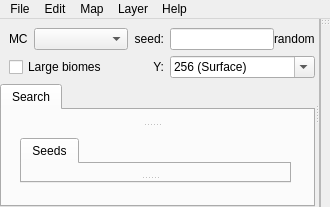
<?xml version="1.0" encoding="UTF-8"?>
<ui version="4.0">
 <class>MainWindow</class>
 <widget class="QMainWindow" name="MainWindow">
  <property name="windowTitle">
   <string>Cubiomes Viewer</string>
  </property>
  <property name="windowIcon">
   <iconset resource="../rc/icons.qrc">
    <normaloff>:/icons/logo.png</normaloff>:/icons/logo.png</iconset>
  </property>
  <widget class="QWidget" name="centralWidget">
   <layout class="QGridLayout" name="gridLayout_6">
    <property name="leftMargin">
     <number>0</number>
    </property>
    <property name="topMargin">
     <number>0</number>
    </property>
    <property name="rightMargin">
     <number>0</number>
    </property>
    <property name="bottomMargin">
     <number>0</number>
    </property>
    <item row="0" column="0">
     <widget class="QSplitter" name="splitterMap">
      <property name="orientation">
       <enum>Qt::Horizontal</enum>
      </property>
      <widget class="QFrame" name="controlFrame">
       <layout class="QVBoxLayout" name="verticalLayout_5">
        <property name="leftMargin">
         <number>0</number>
        </property>
        <property name="topMargin">
         <number>0</number>
        </property>
        <property name="rightMargin">
         <number>0</number>
        </property>
        <property name="bottomMargin">
         <number>0</number>
        </property>
        <item>
         <layout class="QGridLayout" name="gridMCSeed">
          <property name="leftMargin">
           <number>9</number>
          </property>
          <property name="topMargin">
           <number>9</number>
          </property>
          <item row="1" column="0" colspan="2">
           <widget class="QCheckBox" name="checkLarge">
            <property name="text">
             <string>Large biomes</string>
            </property>
           </widget>
          </item>
          <item row="0" column="1">
           <widget class="StyledComboBox" name="comboBoxMC">
            <property name="toolTip">
             <string>Minecraft version</string>
            </property>
            <property name="minimumContentsLength">
             <number>8</number>
            </property>
            <property name="iconSize">
             <size>
              <width>0</width>
              <height>16</height>
             </size>
            </property>
           </widget>
          </item>
          <item row="1" column="7">
           <widget class="StyledComboBox" name="comboY">
            <property name="sizePolicy">
             <sizepolicy hsizetype="Expanding" vsizetype="Fixed">
              <horstretch>0</horstretch>
              <verstretch>0</verstretch>
             </sizepolicy>
            </property>
            <property name="editable">
             <bool>true</bool>
            </property>
            <property name="maxVisibleItems">
             <number>12</number>
            </property>
            <item>
             <property name="text">
              <string>256 (Surface)</string>
             </property>
            </item>
            <item>
             <property name="text">
              <string>128 (Nether Roof)</string>
             </property>
            </item>
            <item>
             <property name="text">
              <string>62 (Sea Level)</string>
             </property>
            </item>
            <item>
             <property name="text">
              <string>48</string>
             </property>
            </item>
            <item>
             <property name="text">
              <string>32</string>
             </property>
            </item>
            <item>
             <property name="text">
              <string>16</string>
             </property>
            </item>
            <item>
             <property name="text">
              <string>0</string>
             </property>
            </item>
            <item>
             <property name="text">
              <string>-16</string>
             </property>
            </item>
            <item>
             <property name="text">
              <string>-32</string>
             </property>
            </item>
            <item>
             <property name="text">
              <string>-48</string>
             </property>
            </item>
            <item>
             <property name="text">
              <string>-64 (Bedrock)</string>
             </property>
            </item>
           </widget>
          </item>
          <item row="0" column="0">
           <widget class="QLabel" name="labelMC">
            <property name="toolTip">
             <string>Minecraft version</string>
            </property>
            <property name="text">
             <string>MC</string>
            </property>
           </widget>
          </item>
          <item row="0" column="7">
           <layout class="QHBoxLayout" name="horizontalLayout_2">
            <property name="spacing">
             <number>0</number>
            </property>
            <item>
             <widget class="QLineEdit" name="seedEdit">
              <property name="toolTip">
               <string>Press enter to accept</string>
              </property>
             </widget>
            </item>
            <item>
             <widget class="QLabel" name="labelSeedType">
              <property name="toolTip">
               <string>Seed can be an integer or text. Leave empty for a random seed</string>
              </property>
              <property name="text">
               <string>random</string>
              </property>
             </widget>
            </item>
           </layout>
          </item>
          <item row="1" column="3">
           <widget class="QLabel" name="labelY">
            <property name="toolTip">
             <string>Show map for this y-level</string>
            </property>
            <property name="text">
             <string>Y:</string>
            </property>
            <property name="alignment">
             <set>Qt::AlignRight|Qt::AlignTrailing|Qt::AlignVCenter</set>
            </property>
           </widget>
          </item>
          <item row="1" column="2">
           <widget class="QLabel" name="labelMono">
            <property name="font">
             <font>
              <family>Monospace</family>
             </font>
            </property>
            <property name="text">
             <string/>
            </property>
           </widget>
          </item>
          <item row="0" column="2" colspan="2">
           <widget class="QLabel" name="labelSeed">
            <property name="toolTip">
             <string>Seed can be an integer or text. Leave empty for a random seed</string>
            </property>
            <property name="text">
             <string>seed:</string>
            </property>
            <property name="alignment">
             <set>Qt::AlignRight|Qt::AlignTrailing|Qt::AlignVCenter</set>
            </property>
           </widget>
          </item>
         </layout>
        </item>
        <item>
         <widget class="QTabWidget" name="tabContainer">
          <property name="styleSheet">
           <string notr="true">QToolButton {
 	background-color: transparent;
}</string>
          </property>
          <property name="currentIndex">
           <number>0</number>
          </property>
          <widget class="QWidget" name="tabSearch">
           <property name="sizePolicy">
            <sizepolicy hsizetype="Expanding" vsizetype="Expanding">
             <horstretch>0</horstretch>
             <verstretch>0</verstretch>
            </sizepolicy>
           </property>
           <attribute name="title">
            <string>Search</string>
           </attribute>
           <layout class="QGridLayout" name="gridLayout_3">
            <property name="leftMargin">
             <number>0</number>
            </property>
            <item row="0" column="0">
             <widget class="QSplitter" name="splitterSearch">
              <property name="orientation">
               <enum>Qt::Vertical</enum>
              </property>
              <widget class="Collapsible" name="collapseConstraints" native="true">
               <property name="sizePolicy">
                <sizepolicy hsizetype="Expanding" vsizetype="Expanding">
                 <horstretch>0</horstretch>
                 <verstretch>0</verstretch>
                </sizepolicy>
               </property>
              </widget>
              <widget class="QWidget" name="gridLayoutWidget">
               <layout class="QGridLayout" name="gridLayout">
                <property name="leftMargin">
                 <number>18</number>
                </property>
                <item row="0" column="0">
                 <widget class="QTabWidget" name="tabContainerSearch">
                  <property name="currentIndex">
                   <number>0</number>
                  </property>
                  <widget class="QWidget" name="tabSeeds">
                   <attribute name="title">
                    <string>Seeds</string>
                   </attribute>
                   <layout class="QGridLayout" name="gridLayout_2">
                    <property name="leftMargin">
                     <number>0</number>
                    </property>
                    <property name="bottomMargin">
                     <number>0</number>
                    </property>
                    <item row="0" column="0">
                     <widget class="QSplitter" name="splitterSeeds">
                      <property name="orientation">
                       <enum>Qt::Vertical</enum>
                      </property>
                      <widget class="Collapsible" name="collapseGen48" native="true">
                       <property name="sizePolicy">
                        <sizepolicy hsizetype="Expanding" vsizetype="Expanding">
                         <horstretch>0</horstretch>
                         <verstretch>0</verstretch>
                        </sizepolicy>
                       </property>
                      </widget>
                      <widget class="Collapsible" name="collapseControl" native="true">
                       <property name="sizePolicy">
                        <sizepolicy hsizetype="Expanding" vsizetype="Expanding">
                         <horstretch>0</horstretch>
                         <verstretch>0</verstretch>
                        </sizepolicy>
                       </property>
                      </widget>
                     </widget>
                    </item>
                   </layout>
                  </widget>
                 </widget>
                </item>
               </layout>
              </widget>
             </widget>
            </item>
           </layout>
          </widget>
         </widget>
        </item>
       </layout>
      </widget>
      <widget class="QFrame" name="frameMap">
       <property name="frameShape">
        <enum>QFrame::StyledPanel</enum>
       </property>
       <property name="frameShadow">
        <enum>QFrame::Raised</enum>
       </property>
       <layout class="QGridLayout" name="gridLayout_4">
        <property name="leftMargin">
         <number>0</number>
        </property>
        <property name="topMargin">
         <number>0</number>
        </property>
        <property name="rightMargin">
         <number>0</number>
        </property>
        <property name="bottomMargin">
         <number>0</number>
        </property>
       </layout>
      </widget>
     </widget>
    </item>
   </layout>
  </widget>
  <widget class="QToolBar" name="toolBar">
   <property name="windowTitle">
    <string>Map controls</string>
   </property>
   <property name="layoutDirection">
    <enum>Qt::RightToLeft</enum>
   </property>
   <property name="autoFillBackground">
    <bool>false</bool>
   </property>
   <property name="styleSheet">
    <string notr="true">
QToolBar {
	border-radius: 0px;
	padding: 0px;
	spacing: 0px;
}

QToolButton {
	border-radius: 3px;
	padding: 1px;
	border: 0px solid;
	margin: 0px;
}
QToolButton:!checked {
}
QToolButton:checked {
	background-color: #8a9dc4;
}
</string>
   </property>
   <property name="movable">
    <bool>true</bool>
   </property>
   <property name="allowedAreas">
    <set>Qt::AllToolBarAreas</set>
   </property>
   <property name="orientation">
    <enum>Qt::Vertical</enum>
   </property>
   <property name="floatable">
    <bool>true</bool>
   </property>
   <attribute name="toolBarArea">
    <enum>RightToolBarArea</enum>
   </attribute>
   <attribute name="toolBarBreak">
    <bool>false</bool>
   </attribute>
  </widget>
  <widget class="QMenuBar" name="menuBar">
   <widget class="QMenu" name="menuMap">
    <property name="title">
     <string>Map</string>
    </property>
    <widget class="QMenu" name="menuHistory">
     <property name="enabled">
      <bool>false</bool>
     </property>
     <property name="title">
      <string>Previous seeds</string>
     </property>
     <addaction name="separator"/>
    </widget>
    <addaction name="menuHistory"/>
    <addaction name="actionOpenShadow"/>
    <addaction name="separator"/>
    <addaction name="actionDock"/>
    <addaction name="actionGoto"/>
    <addaction name="actionNetherRoute"/>
    <addaction name="actionCaveScan"/>
    <addaction name="separator"/>
    <addaction name="actionScreenshot"/>
    <addaction name="actionExportImg"/>
    <addaction name="separator"/>
   </widget>
   <widget class="QMenu" name="menuHelp">
    <property name="title">
     <string>Help</string>
    </property>
    <addaction name="actionExamples"/>
    <addaction name="separator"/>
    <addaction name="actionCopyDiagnostics"/>
    <addaction name="actionAbout"/>
   </widget>
   <widget class="QMenu" name="menuFile">
    <property name="title">
     <string>File</string>
    </property>
    <addaction name="actionLoad"/>
    <addaction name="actionSave"/>
    <addaction name="separator"/>
    <addaction name="actionImportWorld"/>
    <addaction name="actionPresetLoad"/>
    <addaction name="separator"/>
    <addaction name="actionSearch_seed_list"/>
    <addaction name="actionSearch_full_seed_space"/>
    <addaction name="separator"/>
    <addaction name="actionQuit"/>
   </widget>
   <widget class="QMenu" name="menuEdit">
    <property name="title">
     <string>Edit</string>
    </property>
    <addaction name="actionCopy"/>
    <addaction name="actionCopySeedContext"/>
    <addaction name="actionCopyRanked"/>
    <addaction name="actionPaste"/>
    <addaction name="separator"/>
    <addaction name="actionAddShadow"/>
    <addaction name="separator"/>
    <addaction name="actionRedistribute"/>
    <addaction name="separator"/>
    <addaction name="actionExtGen"/>
    <addaction name="actionBiomeColors"/>
    <addaction name="actionToolbarConfig"/>
    <addaction name="actionPreferences"/>
   </widget>
   <widget class="QMenu" name="menuLayer">
    <property name="title">
     <string>Layer</string>
    </property>
    <addaction name="actionLayerDisplay"/>
    <addaction name="separator"/>
    <addaction name="actionBiomes"/>
    <addaction name="separator"/>
    <addaction name="actionParaTemperature"/>
    <addaction name="actionParaHumidity"/>
    <addaction name="actionParaContinentalness"/>
    <addaction name="actionParaErosion"/>
    <addaction name="actionParaDepth"/>
    <addaction name="actionParaWeirdness"/>
    <addaction name="separator"/>
    <addaction name="actionRiver"/>
    <addaction name="actionOceanTemp"/>
    <addaction name="separator"/>
    <addaction name="actionNoOceans"/>
    <addaction name="actionBetaTemperature"/>
    <addaction name="actionBetaHumidity"/>
    <addaction name="separator"/>
    <addaction name="actionHeight"/>
    <addaction name="actionStructures"/>
    <addaction name="separator"/>
   </widget>
   <addaction name="menuFile"/>
   <addaction name="menuEdit"/>
   <addaction name="menuMap"/>
   <addaction name="menuLayer"/>
   <addaction name="menuHelp"/>
  </widget>
  <action name="actionAbout">
   <property name="text">
    <string>About</string>
   </property>
  </action>
  <action name="actionCopyDiagnostics">
   <property name="text">
    <string>Copy diagnostics</string>
   </property>
   <property name="toolTip">
    <string>Copy version, seed and view info to the clipboard for bug reports</string>
   </property>
   <property name="shortcut">
    <string>Ctrl+Shift+D</string>
   </property>
  </action>
  <action name="actionOpenShadow">
   <property name="text">
    <string>Open shadow seed</string>
   </property>
  </action>
  <action name="actionSave">
   <property name="text">
    <string>Save session...</string>
   </property>
   <property name="shortcut">
    <string>Ctrl+S</string>
   </property>
  </action>
  <action name="actionLoad">
   <property name="text">
    <string>Load session...</string>
   </property>
   <property name="shortcut">
    <string>Ctrl+O</string>
   </property>
  </action>
  <action name="actionSearch_seed_list">
   <property name="text">
    <string>Search seed list...</string>
   </property>
   <property name="toolTip">
    <string>Load seeds from file for search</string>
   </property>
  </action>
  <action name="actionSearch_full_seed_space">
   <property name="text">
    <string>Search full seed space</string>
   </property>
  </action>
  <action name="actionCopy">
   <property name="text">
    <string>Copy seeds from list</string>
   </property>
  </action>
  <action name="actionImportWorld">
   <property name="text">
    <string>Import world (level.dat)...</string>
   </property>
   <property name="toolTip">
    <string>Load seed and version from a world's level.dat (or drag one onto the window)</string>
   </property>
  </action>
  <action name="actionNetherRoute">
   <property name="text">
    <string>Nether route planner</string>
   </property>
   <property name="toolTip">
    <string>Convert between Overworld and Nether coordinates</string>
   </property>
   <property name="shortcut">
    <string>Ctrl+Shift+N</string>
   </property>
  </action>
  <action name="actionCaveScan">
   <property name="text">
    <string>Scan cave biomes here</string>
   </property>
   <property name="toolTip">
    <string>Report the Y range of each cave biome in the column at the map centre</string>
   </property>
   <property name="shortcut">
    <string>Ctrl+Shift+K</string>
   </property>
  </action>
  <action name="actionCopyRanked">
   <property name="text">
    <string>Copy results ranked by spawn distance</string>
   </property>
   <property name="toolTip">
    <string>Copy the result seeds sorted by how close their world spawn is to the origin</string>
   </property>
  </action>
  <action name="actionCopySeedContext">
   <property name="text">
    <string>Copy seed context</string>
   </property>
   <property name="toolTip">
    <string>Copy a shareable block with seed, version, coordinates and a /tp command</string>
   </property>
   <property name="shortcut">
    <string>Ctrl+Alt+C</string>
   </property>
  </action>
  <action name="actionPaste">
   <property name="text">
    <string>Paste seeds into list</string>
   </property>
  </action>
  <action name="actionPreferences">
   <property name="text">
    <string>Edit preferences...</string>
   </property>
  </action>
  <action name="actionQuit">
   <property name="text">
    <string>Quit</string>
   </property>
  </action>
  <action name="actionAddShadow">
   <property name="text">
    <string>Add shadow for all seeds</string>
   </property>
  </action>
  <action name="actionExtGen">
   <property name="text">
    <string>Advanced world settings...</string>
   </property>
  </action>
  <action name="actionExamples">
   <property name="text">
    <string>Example filters...</string>
   </property>
  </action>
  <action name="actionPresetSave">
   <property name="text">
    <string>Save filter as preset...</string>
   </property>
  </action>
  <action name="actionPresetLoad">
   <property name="text">
    <string>Load filter preset...</string>
   </property>
  </action>
  <action name="actionBiomeColors">
   <property name="text">
    <string>Edit biome colors...</string>
   </property>
  </action>
  <action name="actionBiomes">
   <property name="checkable">
    <bool>true</bool>
   </property>
   <property name="checked">
    <bool>true</bool>
   </property>
   <property name="text">
    <string>Biome scales (default)</string>
   </property>
   <property name="shortcut">
    <string>Alt+B</string>
   </property>
  </action>
  <action name="actionGoto">
   <property name="text">
    <string>Go to...</string>
   </property>
   <property name="shortcut">
    <string>Ctrl+G</string>
   </property>
  </action>
  <action name="actionOceanTemp">
   <property name="checkable">
    <bool>true</bool>
   </property>
   <property name="text">
    <string>(1.13 - 1.17) O. Temp. 1:256</string>
   </property>
   <property name="shortcut">
    <string>Alt+O</string>
   </property>
  </action>
  <action name="actionRiver">
   <property name="checkable">
    <bool>true</bool>
   </property>
   <property name="text">
    <string>(1.13 - 1.17) River Mix 1:4</string>
   </property>
   <property name="shortcut">
    <string>Alt+R</string>
   </property>
  </action>
  <action name="actionExportImg">
   <property name="text">
    <string>Export biomes as image...</string>
   </property>
  </action>
  <action name="actionToolbarConfig">
   <property name="text">
    <string>Edit map tools...</string>
   </property>
  </action>
  <action name="actionParaTemperature">
   <property name="checkable">
    <bool>true</bool>
   </property>
   <property name="text">
    <string>(1.18+) Temperature</string>
   </property>
   <property name="shortcut">
    <string>Alt+T</string>
   </property>
  </action>
  <action name="actionParaHumidity">
   <property name="checkable">
    <bool>true</bool>
   </property>
   <property name="text">
    <string>(1.18+) Humidity</string>
   </property>
   <property name="shortcut">
    <string>Alt+H</string>
   </property>
  </action>
  <action name="actionParaContinentalness">
   <property name="checkable">
    <bool>true</bool>
   </property>
   <property name="text">
    <string>(1.18+) Continentalness</string>
   </property>
   <property name="shortcut">
    <string>Alt+C</string>
   </property>
  </action>
  <action name="actionParaErosion">
   <property name="checkable">
    <bool>true</bool>
   </property>
   <property name="text">
    <string>(1.18+) Erosion</string>
   </property>
   <property name="shortcut">
    <string>Alt+E</string>
   </property>
  </action>
  <action name="actionParaWeirdness">
   <property name="checkable">
    <bool>true</bool>
   </property>
   <property name="text">
    <string>(1.18+) Weirdness</string>
   </property>
   <property name="shortcut">
    <string>Alt+W</string>
   </property>
  </action>
  <action name="actionParaDepth">
   <property name="checkable">
    <bool>true</bool>
   </property>
   <property name="text">
    <string>(1.18+) Depth</string>
   </property>
   <property name="shortcut">
    <string>Alt+D</string>
   </property>
  </action>
  <action name="actionStructures">
   <property name="checkable">
    <bool>true</bool>
   </property>
   <property name="text">
    <string>Structure potential (48-bit)</string>
   </property>
   <property name="shortcut">
    <string>Alt+S</string>
   </property>
  </action>
  <action name="actionScreenshot">
   <property name="text">
    <string>Take screenshot</string>
   </property>
   <property name="shortcut">
    <string>Ctrl+Shift+S</string>
   </property>
  </action>
  <action name="actionDock">
   <property name="text">
    <string>Undock map</string>
   </property>
  </action>
  <action name="actionHeight">
   <property name="checkable">
    <bool>true</bool>
   </property>
   <property name="text">
    <string>Approx. surface height</string>
   </property>
   <property name="shortcut">
    <string>Alt+Y</string>
   </property>
  </action>
  <action name="actionLayerDisplay">
   <property name="text">
    <string>Display options...</string>
   </property>
  </action>
  <action name="actionNoOceans">
   <property name="checkable">
    <bool>true</bool>
   </property>
   <property name="text">
    <string>(Beta 1.7) No beta oceans</string>
   </property>
  </action>
  <action name="actionBetaTemperature">
   <property name="checkable">
    <bool>true</bool>
   </property>
   <property name="text">
    <string>(Beta 1.7) Temperature</string>
   </property>
  </action>
  <action name="actionBetaHumidity">
   <property name="checkable">
    <bool>true</bool>
   </property>
   <property name="text">
    <string>(Beta 1.7) Humidity</string>
   </property>
  </action>
  <action name="actionRedistribute">
   <property name="text">
    <string>Redistribute condition IDs</string>
   </property>
  </action>
 </widget>
 <layoutdefault spacing="6" margin="11"/>
 <customwidgets>
  <customwidget>
   <class>StyledComboBox</class>
   <extends>QComboBox</extends>
   <header>src/widgets.h</header>
  </customwidget>
  <customwidget>
   <class>Collapsible</class>
   <extends>QWidget</extends>
   <header>src/widgets.h</header>
   <container>1</container>
  </customwidget>
 </customwidgets>
 <resources>
  <include location="../rc/icons.qrc"/>
 </resources>
 <connections/>
</ui>
